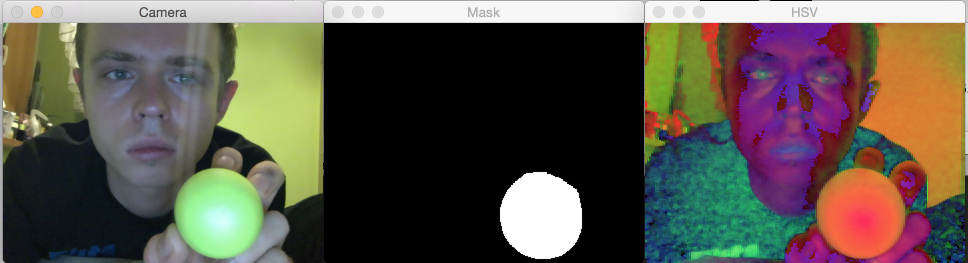
#> input picture main.png, 1936 x 526 px, given in place of the camera (shown at 1/2 size)
$ python main.py   (older library calls are emulated)
#> lines starting #> are read from the running program, lines starting #| are printed output that depends on the picture; after the words box and inside, x2 and y2 are one past the last pixel; in counts of white or black regions, pixels touching at a corner belong together
#! /usr/bin/env python2.7

import numpy as np
import cv2

class App:
    camera = None
    windows = {
        "camera": "Camera",
        "hsv": "HSV",
        "mask": "Mask",
        "trackbars": "Trackbars"
    }
    trackbars = {
        "min_h": "Min Hue",
        "max_h": "Max Hue",
        "min_s": "Min Saturation",
        "max_s": "Max Saturation",
        "min_v": "Min Value",
        "max_v": "Max Value"
    }
    keys = {
        "quit": ord('q')
    }

    def on_trackbar_change(self, value=None):
        for (key, name) in self.trackbars.items():
            self.values[key] = float(cv2.getTrackbarPos(name, self.windows["trackbars"]))

        print(self.values)

    def init_camera(self):
        self.camera = cv2.VideoCapture(0)
        self.camera.set(cv2.cv.CV_CAP_PROP_FRAME_WIDTH, 320)
        self.camera.set(cv2.cv.CV_CAP_PROP_FRAME_HEIGHT, 240)
        self.camera.set(cv2.cv.CV_CAP_PROP_FPS, 25)

    def init_windows(self):
        cv2.namedWindow(self.windows["camera"])
        cv2.namedWindow(self.windows["hsv"])
        cv2.namedWindow(self.windows["mask"])
        cv2.namedWindow(self.windows["trackbars"], cv2.WINDOW_NORMAL)

    def init_trackbars(self):
        cv2.createTrackbar(self.trackbars["min_h"], self.windows["trackbars"], 0, 255, self.on_trackbar_change)
        cv2.createTrackbar(self.trackbars["max_h"], self.windows["trackbars"], 0, 255, self.on_trackbar_change)
        cv2.createTrackbar(self.trackbars["min_s"], self.windows["trackbars"], 0, 255, self.on_trackbar_change)
        cv2.createTrackbar(self.trackbars["max_s"], self.windows["trackbars"], 0, 255, self.on_trackbar_change)
        cv2.createTrackbar(self.trackbars["min_v"], self.windows["trackbars"], 0, 255, self.on_trackbar_change)
        cv2.createTrackbar(self.trackbars["max_v"], self.windows["trackbars"], 0, 255, self.on_trackbar_change)

        """ ??? """
        self.values = {}
        self.on_trackbar_change()

    def __init__(self):
        self.init_camera()
        self.init_windows()
        self.init_trackbars()

    def run(self):
        while True:
            ret, frame = self.camera.read()
#> frame is the input picture: shape (526, 1936, 3); mean B, G, R 74.7, 85.4, 92

            frame_hsv = cv2.cvtColor(frame, cv2.COLOR_BGR2HSV)
#> frame_hsv: shape (526, 1936, 3); mean H, S, V 46.4, 79.6, 104.6
            m1 = (self.values["min_h"], self.values["min_s"], self.values["min_v"])
            m2 = (self.values["max_h"], self.values["max_s"], self.values["max_v"])
            frame_mask = cv2.inRange(frame_hsv, np.array(m1), np.array(m2))
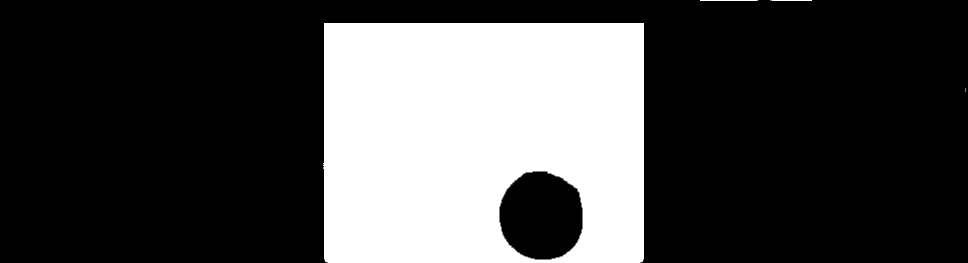
#> frame_mask: shape (526, 1936) (shown at 1/2 size); 27.9% white; 6 white regions (3 under 20 px), largest, box (x1, y1, x2, y2) and area: (646, 46, 1288, 526) 283645, (1400, 0, 1514, 2) 228, (1544, 0, 1624, 2) 160

            kernel = np.ones((10, 10), np.uint8)
            frame_mask = cv2.morphologyEx(frame_mask, cv2.MORPH_OPEN, kernel)
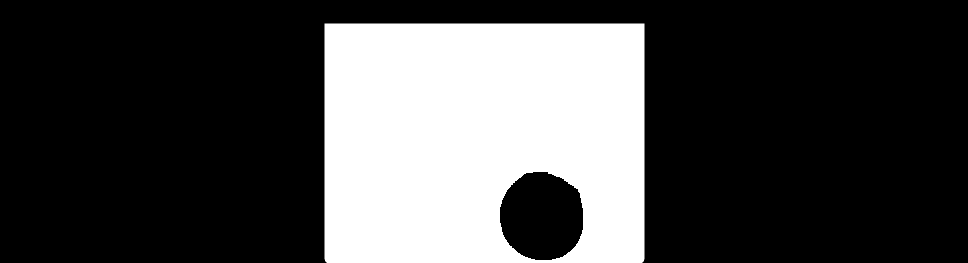
#> frame_mask: shape (526, 1936) (shown at 1/2 size); 27.8% white; 1 white region, box (x1, y1, x2, y2) and area: (649, 47, 1289, 526) 283006
#            frame_mask = cv2.erode(frame_mask, kernel, iterations=2)

            cv2.imshow(self.windows["camera"], frame)
            cv2.imshow(self.windows["hsv"], frame_hsv)
            cv2.imshow(self.windows["mask"], frame_mask)

            key = cv2.waitKey(1) & 0xff
#> (key q is pressed here)
            if key == self.keys["quit"]:
                break

if __name__ == '__main__':
    app = App()
    app.run()
